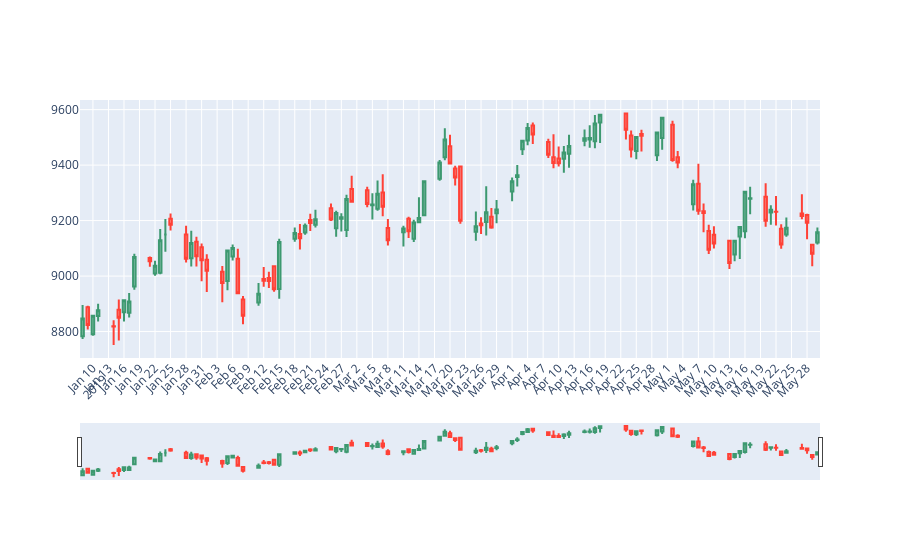

Notebook code cell kept with this figure:
### Code cell
import plotly.graph_objects as go
from plotly.subplots import make_subplots

fig = make_subplots(rows=1, cols=1, shared_xaxes=True)

fig.add_trace(go.Candlestick(
                  x=df.index[-100:],
                  open=df['open'][-100:],
                  high=df['high'][-100:],
                  low=df['low'][-100:],
                  close=df['close'][-100:], name='price'), row=1, col=1,
)
fig.update_xaxes(
    tickangle = -45,
    title_font = {"size": 20},
    nticks=50,
    showgrid=True, gridwidth=1, gridcolor='white'
)
#fig.add_trace(go.Bar(x=df['time'], y=df['volume'], name='volume'),
              #row=2, col=1)
fig.show()
